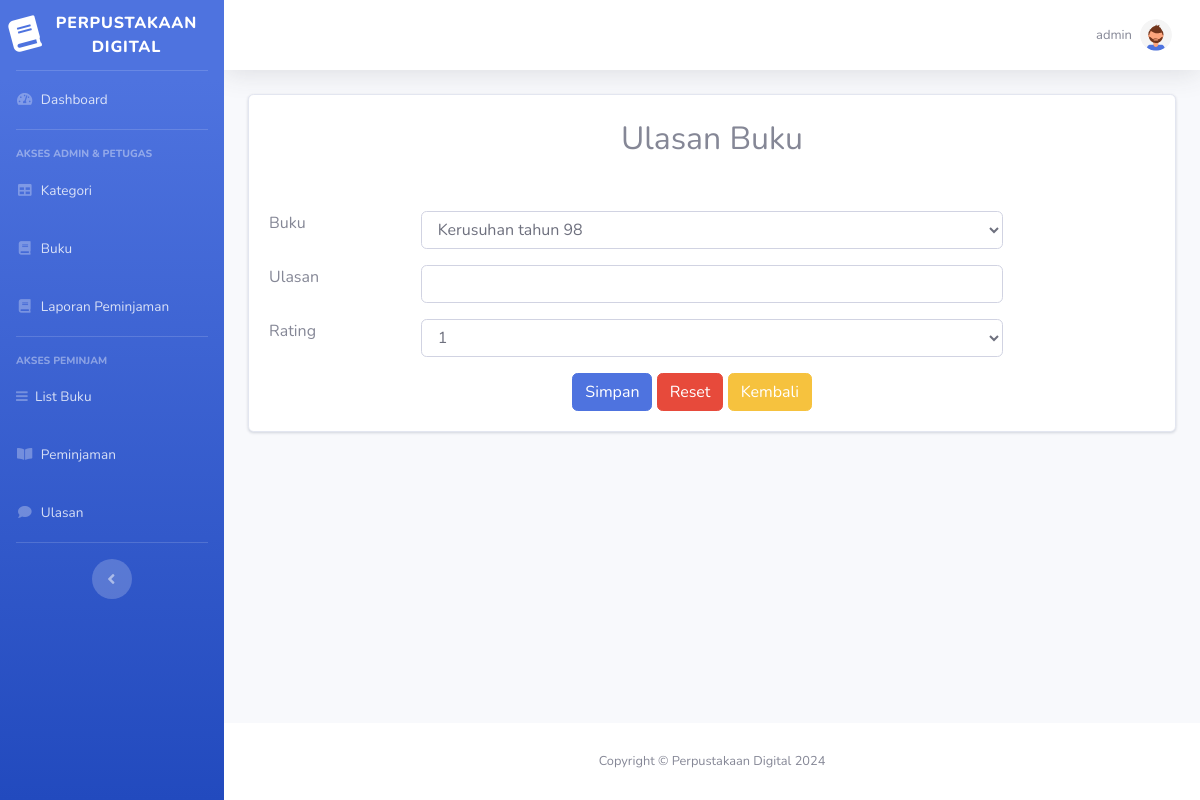
Before: /index.php?page=ulasan_tambah (signed in) with the older database file.
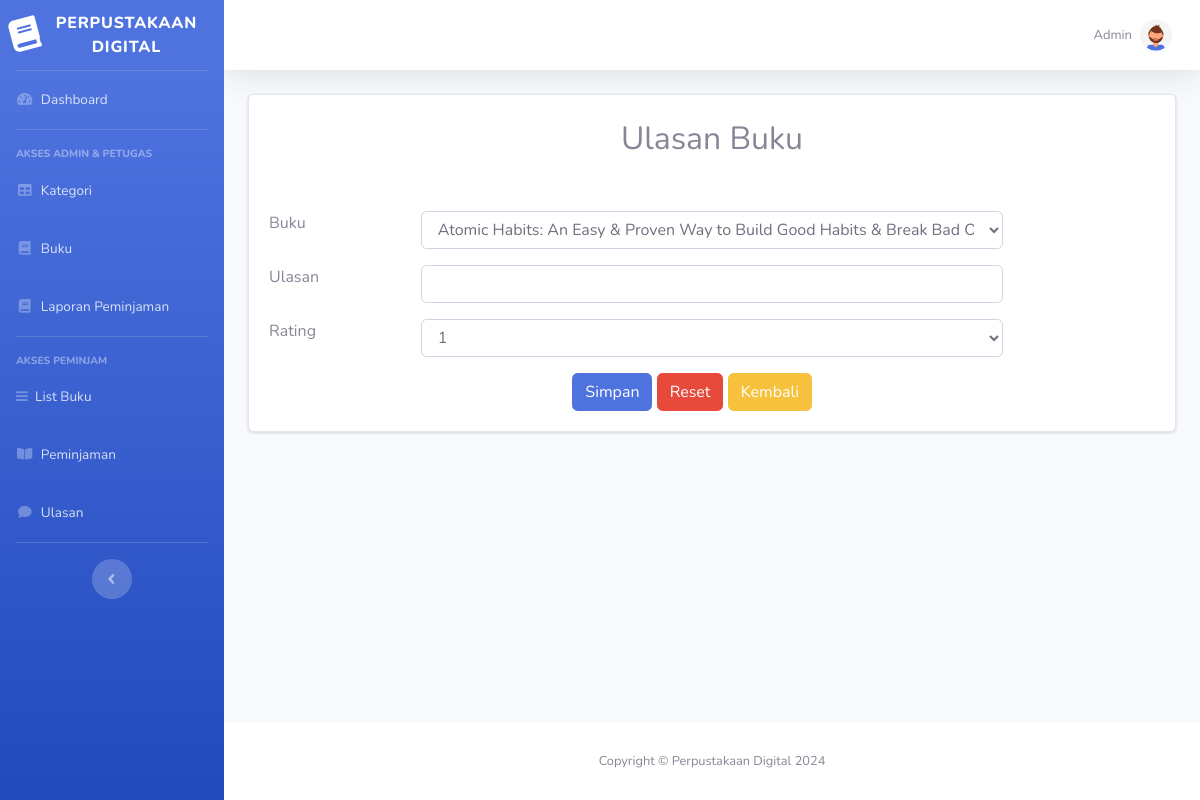
After: the same page with the newer database file.
### tables this page shows
CREATE TABLE `user` (
  `id_user` int(255) NOT NULL,
  `username` varchar(255) DEFAULT NULL,
  `nama` varchar(255) DEFAULT NULL,
  `email` varchar(255) DEFAULT NULL,
  `password` varchar(255) DEFAULT NULL,
  `alamat` text DEFAULT NULL,
  `no_telp` varchar(255) DEFAULT NULL,
  `level` enum('Admin','Petugas','Peminjam') DEFAULT NULL
);

### ulasan_tambah.php (the view, shortened to what the changed rows need)
<div class="card">
    <div class="card-header">
        <h2 class="mt4 text-center">Ulasan Buku</h2>
    </div>
    <div class="card-body">
        <div class="row">
            <div class="col-md-12">
                <form action="" method="POST">
                    <div class="row form-group">
                        <div class="col-md-2">Buku</div>
                        <div class="col-md-8">
                        <select name="id_buku" id="id_buku" class="form-control">
                                <?php
                                $buk = mysqli_query($koneksi, "SELECT * FROM buku");
                                while ($buku = mysqli_fetch_array($buk)) {
                                ?>
                                    <option value="<?php echo $buku['id_buku'] ?>"><?php echo $buku['judul'] ?></option>
                                <?php
                                }
                                ?>
                            </select>
                    </div>
                    </div>
                    <div class="row form-group">
                        <div class="col-md-2">Ulasan</div>
                        <div class="col-md-8"><input type="text" required name="ulasan" class="form-control"></div>
                    </div>
                    <div class="row form-group">
                        <div class="col-md-2">Rating</div>
                        <div class="col-md-8">
                            <select name="rating" id="rating" class="form-control">
                                <option value="1">1</option>
                            </select>
                        </div>
                    </div>
                    <div class="row">
                        <div class="col-md-4"></div>
                        <div class="col-md-8">
                            <button type="submit" class="btn btn-primary" name="submit" value="submit">Simpan</button>
                            <button type="reset" class="btn btn-danger" name="reset" value="reset">Reset</button>
                            <a href="?page=buku" class="btn btn-warning" name="back" value="back">Kembali</a>
                        </div>
                    </div>
                </form>
            </div>
        </div>
    </div>
</div>

### index.php (shortened to what the changed rows need)
<?php
include('koneksi.php');
?>
<!DOCTYPE html>
<html lang="en">
<head>
    <link href="assets/vendor/fontawesome-free/css/all.min.css" rel="stylesheet" type="text/css">
      <link rel="stylesheet" type="text/css" href="assets/css/bootstrap/css/bootstrap.min.css">
      <link rel="stylesheet" type="text/css" href="assets/icon/themify-icons/themify-icons.css">
	  <link rel="stylesheet" type="text/css" href="assets/icon/font-awesome/css/font-awesome.min.css">
      <link rel="stylesheet" type="text/css" href="assets/icon/icofont/css/icofont.css">
      <link rel="stylesheet" type="text/css" href="assets/css/style.css">
      <link rel="stylesheet" type="text/css" href="assets/css/jquery.mCustomScrollbar.css">
    <link href="assets/css/sb-admin-2.min.css" rel="stylesheet">
</head>
<body id="page-top">
    <div id="wrapper">
            <?php
            $query = mysqli_query($koneksi, "SELECT * FROM user where id_user=" . $_SESSION['user']['id_user']);
            $data = mysqli_fetch_array($query)
            ?>
        <div id="content-wrapper" class="d-flex flex-column">
            <div id="content">
                <nav class="navbar navbar-expand navbar-light bg-white topbar mb-4 static-top shadow">
                    <ul class="navbar-nav ml-auto">
                        <li class="nav-item dropdown no-arrow">
                            <a class="nav-link dropdown-toggle" href="#" id="userDropdown" role="button" data-toggle="dropdown" aria-haspopup="true" aria-expanded="false">
                                <span class="mr-2 d-none d-lg-inline text-gray-600 "><?php echo $data['nama'] ?></span>
                                <img class="img-profile rounded-circle" src="assets/img/undraw_profile_2.svg">
                            </a>
                        </li>
                    </ul>
                </nav>
                <div class="container-fluid">
                    <?php
                    $page = isset($_GET['page']) ? $_GET['page'] : 'home';
                    if (file_exists($page . '.php')) {
                        include $page . '.php';
                    } else {
                        include('404.php');
                    }
                    ?>
                </div>
            </div>
        </div>
    </div>
</body>
</html>

Changed rows visible on the page:
changed user: nama "admin" → "Admin"
Other visible differences:
form field id_buku: "Kerusuhan tahun 98" → "Atomic Habits: An Easy & Proven Way to Build Good Habits & Break Bad Ones"
